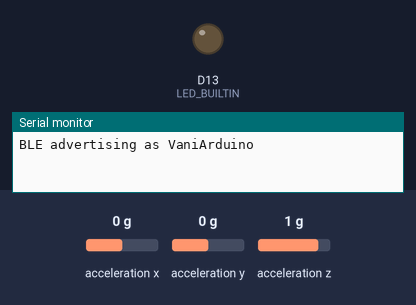
This sketch was run on a simulated Arduino Nano 33 IoT. On the bench: output pins drawn as LEDs (lit = HIGH), the last lines printed to the serial monitor. Inputs (shaded band) come from the test bench; at power-on: acceleration x 0 g, acceleration y 0 g, acceleration z 1 g. Nothing arrives over Bluetooth unless stated; a phone connects over Bluetooth LE 3 s after start.

Above: at 0.1 s.
At 3.1 s:
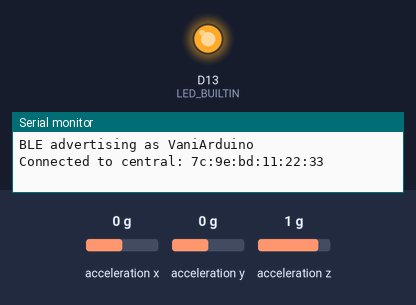
Timing chart, 0 to 4.6 s (numbered marks = the images above):
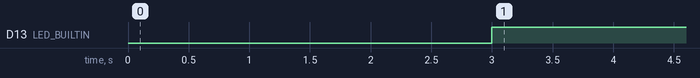

Measured:
- by itself, D13 (LED_BUILTIN): LOW → HIGH at 3.0 s

The sketch:

M5.ino
```cpp
#include <Arduino_LSM6DS3.h>
#include <ArduinoBLE.h>

#define BLE_UUID_GESTURE_SERVICE "1101"
#define BLE_UUID_GESTURE_CHARACTERISTIC "2101"
#define BLE_NAME "VaniArduino"
#define BAUD_RATE 9600

enum Gesture {
  UP, DOWN, STOP
};

BLEService gestureService(BLE_UUID_GESTURE_SERVICE);

BLEIntCharacteristic gestureCharacteristic(BLE_UUID_GESTURE_CHARACTERISTIC, BLERead | BLENotify);

float ax, ay, az;

void setup() {
  pinMode(LED_BUILTIN, OUTPUT);

  /* Initialize serial */
  Serial.begin(BAUD_RATE);
  while (!Serial);

  /* Initialize IMU */
  if (!IMU.begin()) {
    Serial.println(F("Error: Failed to initialize IMU!"));
    while (1);
  }

  /* Initialize BLE */
  if (!BLE.begin()) {
    Serial.println(F("Error: Failed to initialize BLE module!"));
    while (1);
  }

  /* Set advertised local name and service UUID */
  BLE.setLocalName(BLE_NAME);
  BLE.setDeviceName(BLE_NAME);
  BLE.setAdvertisedService(gestureService);

  /* Add characteristic(s) to the service */
  gestureService.addCharacteristic(gestureCharacteristic);

  /* Add service */
  BLE.addService(gestureService);

  /* Set initial values for characteristics */
  gestureCharacteristic.writeValue(STOP);

  /* Start advertising */
  BLE.advertise();
  Serial.print(F("BLE advertising as "));
  Serial.println(BLE_NAME);
}

void loop() {
  BLEDevice central = BLE.central();

  if (central) {
    digitalWrite(LED_BUILTIN, HIGH);
    Serial.print(F("Connected to central: "));
    Serial.println(central.address());

    while (central.connected()) {
      if (IMU.accelerationAvailable()) {
        IMU.readAcceleration(ax, ay, az);
        if (az >= 0.8) {
          gestureCharacteristic.writeValue(UP);
        } else if (az <= -0.8) {
          gestureCharacteristic.writeValue(DOWN);
        } else {
          gestureCharacteristic.writeValue(STOP);
        }
      }
    }

    digitalWrite(LED_BUILTIN, LOW);
    Serial.print(F("Disconnected from central: "));
    Serial.println(central.address());
  }
}
```
